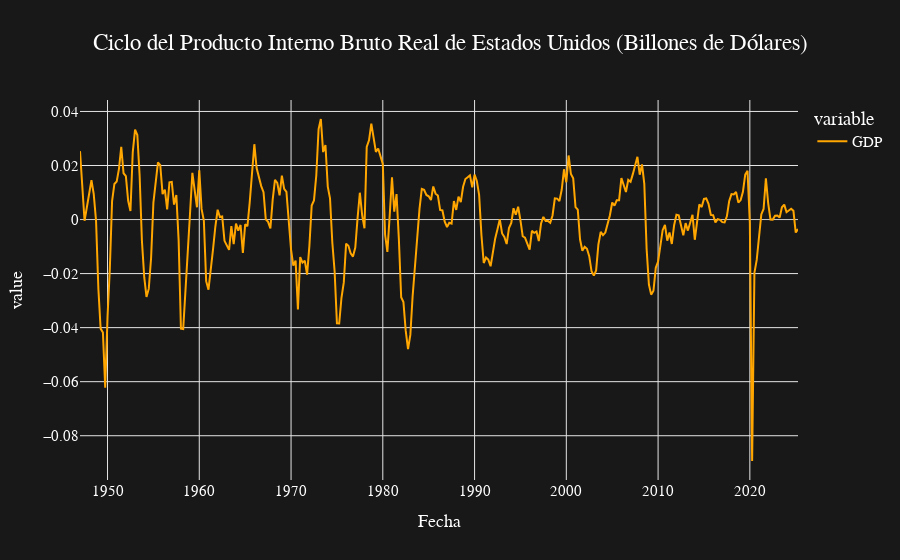

Source (notebook cell):
### Code cell
gpd['GDP'].plot(title='Producto Interno Bruto Real de Estados Unidos (Billones de Dólares)')
tendencia.plot(title='Tendencia del Producto Interno Bruto Real de Estados Unidos (Billones de Dólares)')
ciclo.plot(title='Ciclo del Producto Interno Bruto Real de Estados Unidos (Billones de Dólares)')
#desviacion.plot(title='Desviación Porcentual del Producto Interno Bruto Real de Estados Unidos (%)')

### Figure 1 — Plotly figure (JSON) as saved in the notebook; plotly's stock layout.template omitted (floating-point values rounded to 4 significant figures; data arrays with more than 128 entries replaced by an {"elided": "..."} marker saying what was removed)
{"data": [{"hovertemplate": "variable=GDP<br>Fecha=%{x}<br>value=%{y}<extra></extra>", "legendgroup": "GDP", "line": {"color": "#ffa600", "dash": "solid"}, "marker": {"symbol": "circle"}, "mode": "lines", "name": "GDP", "orientation": "v", "showlegend": true, "type": "scatter", "x": {"elided": "314 str values"}, "xaxis": "x", "y": {"elided": "314 float values"}, "yaxis": "y"}], "layout": {"legend": {"title": {"text": "variable"}, "tracegroupgap": 0}, "title": {"text": "Ciclo del Producto Interno Bruto Real de Estados Unidos (Billones de Dólares)"}, "xaxis": {"anchor": "y", "domain": [0, 1], "title": {"text": "Fecha"}}, "yaxis": {"anchor": "x", "domain": [0, 1], "title": {"text": "value"}}}}
